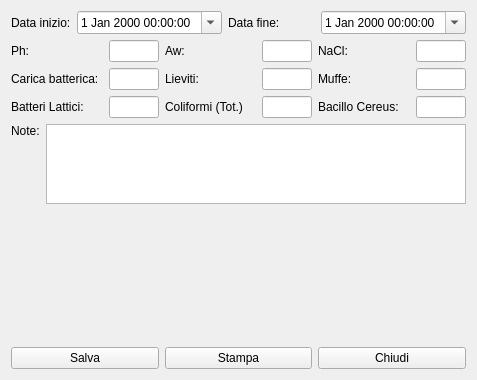
<?xml version="1.0" encoding="UTF-8"?>
<ui version="4.0">
 <class>HBioDetails</class>
 <widget class="QWidget" name="HBioDetails">
  <property name="windowModality">
   <enum>Qt::WindowModal</enum>
  </property>
  <property name="geometry">
   <rect>
    <x>0</x>
    <y>0</y>
    <width>477</width>
    <height>380</height>
   </rect>
  </property>
  <property name="windowTitle">
   <string>Dati Biometrici Lotto</string>
  </property>
  <property name="windowIcon">
   <iconset resource="icons.qrc">
    <normaloff>:/Resources/Bar-chart64.png</normaloff>:/Resources/Bar-chart64.png</iconset>
  </property>
  <layout class="QVBoxLayout" name="verticalLayout_3">
   <item>
    <layout class="QFormLayout" name="formLayout">
     <item row="0" column="0">
      <layout class="QHBoxLayout" name="horizontalLayout">
       <item>
        <widget class="QLabel" name="label">
         <property name="text">
          <string>Data inizio:</string>
         </property>
        </widget>
       </item>
       <item>
        <widget class="QDateTimeEdit" name="deBegin">
         <property name="buttonSymbols">
          <enum>QAbstractSpinBox::PlusMinus</enum>
         </property>
         <property name="calendarPopup">
          <bool>true</bool>
         </property>
        </widget>
       </item>
      </layout>
     </item>
     <item row="0" column="1">
      <layout class="QHBoxLayout" name="horizontalLayout_2">
       <item>
        <widget class="QLabel" name="label_2">
         <property name="text">
          <string>Data fine:</string>
         </property>
        </widget>
       </item>
       <item>
        <widget class="QDateTimeEdit" name="deEnd">
         <property name="buttonSymbols">
          <enum>QAbstractSpinBox::PlusMinus</enum>
         </property>
         <property name="calendarPopup">
          <bool>true</bool>
         </property>
        </widget>
       </item>
      </layout>
     </item>
    </layout>
   </item>
   <item>
    <layout class="QGridLayout" name="gridLayout">
     <item row="0" column="0">
      <layout class="QHBoxLayout" name="horizontalLayout_3">
       <item>
        <widget class="QLabel" name="label_3">
         <property name="minimumSize">
          <size>
           <width>80</width>
           <height>0</height>
          </size>
         </property>
         <property name="maximumSize">
          <size>
           <width>100</width>
           <height>16777215</height>
          </size>
         </property>
         <property name="text">
          <string>Ph:</string>
         </property>
        </widget>
       </item>
       <item>
        <widget class="QLineEdit" name="lePh">
         <property name="minimumSize">
          <size>
           <width>50</width>
           <height>0</height>
          </size>
         </property>
         <property name="maximumSize">
          <size>
           <width>50</width>
           <height>16777215</height>
          </size>
         </property>
        </widget>
       </item>
      </layout>
     </item>
     <item row="0" column="1">
      <layout class="QHBoxLayout" name="horizontalLayout_4">
       <item>
        <widget class="QLabel" name="label_4">
         <property name="minimumSize">
          <size>
           <width>80</width>
           <height>0</height>
          </size>
         </property>
         <property name="maximumSize">
          <size>
           <width>100</width>
           <height>16777215</height>
          </size>
         </property>
         <property name="text">
          <string>Aw:</string>
         </property>
        </widget>
       </item>
       <item>
        <widget class="QLineEdit" name="leAw">
         <property name="minimumSize">
          <size>
           <width>50</width>
           <height>0</height>
          </size>
         </property>
         <property name="maximumSize">
          <size>
           <width>50</width>
           <height>16777215</height>
          </size>
         </property>
        </widget>
       </item>
      </layout>
     </item>
     <item row="0" column="2">
      <layout class="QHBoxLayout" name="horizontalLayout_5">
       <item>
        <widget class="QLabel" name="label_5">
         <property name="text">
          <string>NaCl:</string>
         </property>
        </widget>
       </item>
       <item>
        <widget class="QLineEdit" name="leNacl">
         <property name="minimumSize">
          <size>
           <width>50</width>
           <height>0</height>
          </size>
         </property>
         <property name="maximumSize">
          <size>
           <width>50</width>
           <height>16777215</height>
          </size>
         </property>
        </widget>
       </item>
      </layout>
     </item>
     <item row="1" column="0">
      <layout class="QHBoxLayout" name="horizontalLayout_6">
       <item>
        <widget class="QLabel" name="label_6">
         <property name="minimumSize">
          <size>
           <width>80</width>
           <height>0</height>
          </size>
         </property>
         <property name="maximumSize">
          <size>
           <width>100</width>
           <height>16777215</height>
          </size>
         </property>
         <property name="text">
          <string>Carica batterica:</string>
         </property>
        </widget>
       </item>
       <item>
        <widget class="QLineEdit" name="leCaricaBatterica">
         <property name="minimumSize">
          <size>
           <width>50</width>
           <height>0</height>
          </size>
         </property>
         <property name="maximumSize">
          <size>
           <width>50</width>
           <height>16777215</height>
          </size>
         </property>
        </widget>
       </item>
      </layout>
     </item>
     <item row="1" column="1">
      <layout class="QHBoxLayout" name="horizontalLayout_7">
       <item>
        <widget class="QLabel" name="label_7">
         <property name="minimumSize">
          <size>
           <width>80</width>
           <height>0</height>
          </size>
         </property>
         <property name="maximumSize">
          <size>
           <width>100</width>
           <height>16777215</height>
          </size>
         </property>
         <property name="text">
          <string>Lieviti:</string>
         </property>
        </widget>
       </item>
       <item>
        <widget class="QLineEdit" name="leLieviti">
         <property name="minimumSize">
          <size>
           <width>50</width>
           <height>0</height>
          </size>
         </property>
         <property name="maximumSize">
          <size>
           <width>50</width>
           <height>16777215</height>
          </size>
         </property>
        </widget>
       </item>
      </layout>
     </item>
     <item row="1" column="2">
      <layout class="QHBoxLayout" name="horizontalLayout_8">
       <item>
        <widget class="QLabel" name="label_8">
         <property name="minimumSize">
          <size>
           <width>80</width>
           <height>0</height>
          </size>
         </property>
         <property name="maximumSize">
          <size>
           <width>100</width>
           <height>16777215</height>
          </size>
         </property>
         <property name="text">
          <string>Muffe:</string>
         </property>
        </widget>
       </item>
       <item>
        <widget class="QLineEdit" name="leMuffe">
         <property name="minimumSize">
          <size>
           <width>50</width>
           <height>0</height>
          </size>
         </property>
         <property name="maximumSize">
          <size>
           <width>50</width>
           <height>16777215</height>
          </size>
         </property>
        </widget>
       </item>
      </layout>
     </item>
     <item row="2" column="0">
      <layout class="QHBoxLayout" name="horizontalLayout_9">
       <item>
        <widget class="QLabel" name="label_9">
         <property name="minimumSize">
          <size>
           <width>80</width>
           <height>0</height>
          </size>
         </property>
         <property name="maximumSize">
          <size>
           <width>100</width>
           <height>16777215</height>
          </size>
         </property>
         <property name="text">
          <string>Batteri Lattici:</string>
         </property>
        </widget>
       </item>
       <item>
        <widget class="QLineEdit" name="leBatLattici">
         <property name="minimumSize">
          <size>
           <width>50</width>
           <height>0</height>
          </size>
         </property>
         <property name="maximumSize">
          <size>
           <width>50</width>
           <height>16777215</height>
          </size>
         </property>
        </widget>
       </item>
      </layout>
     </item>
     <item row="2" column="1">
      <layout class="QHBoxLayout" name="horizontalLayout_10">
       <item>
        <widget class="QLabel" name="label_10">
         <property name="minimumSize">
          <size>
           <width>80</width>
           <height>0</height>
          </size>
         </property>
         <property name="maximumSize">
          <size>
           <width>100</width>
           <height>16777215</height>
          </size>
         </property>
         <property name="text">
          <string>Coliformi (Tot.)</string>
         </property>
        </widget>
       </item>
       <item>
        <widget class="QLineEdit" name="leColiformi">
         <property name="minimumSize">
          <size>
           <width>50</width>
           <height>0</height>
          </size>
         </property>
         <property name="maximumSize">
          <size>
           <width>50</width>
           <height>16777215</height>
          </size>
         </property>
        </widget>
       </item>
      </layout>
     </item>
     <item row="2" column="2">
      <layout class="QHBoxLayout" name="horizontalLayout_11">
       <item>
        <widget class="QLabel" name="label_11">
         <property name="minimumSize">
          <size>
           <width>80</width>
           <height>0</height>
          </size>
         </property>
         <property name="maximumSize">
          <size>
           <width>100</width>
           <height>16777215</height>
          </size>
         </property>
         <property name="text">
          <string>Bacillo Cereus:</string>
         </property>
        </widget>
       </item>
       <item>
        <widget class="QLineEdit" name="leBacilloCereus">
         <property name="minimumSize">
          <size>
           <width>50</width>
           <height>0</height>
          </size>
         </property>
         <property name="maximumSize">
          <size>
           <width>50</width>
           <height>16777215</height>
          </size>
         </property>
        </widget>
       </item>
      </layout>
     </item>
    </layout>
   </item>
   <item>
    <layout class="QHBoxLayout" name="horizontalLayout_13">
     <item>
      <layout class="QVBoxLayout" name="verticalLayout">
       <item>
        <widget class="QLabel" name="label_12">
         <property name="text">
          <string>Note:</string>
         </property>
        </widget>
       </item>
       <item>
        <spacer name="verticalSpacer">
         <property name="orientation">
          <enum>Qt::Vertical</enum>
         </property>
         <property name="sizeHint" stdset="0">
          <size>
           <width>20</width>
           <height>40</height>
          </size>
         </property>
        </spacer>
       </item>
      </layout>
     </item>
     <item>
      <layout class="QVBoxLayout" name="verticalLayout_2">
       <item>
        <widget class="QTextEdit" name="teNote">
         <property name="minimumSize">
          <size>
           <width>0</width>
           <height>80</height>
          </size>
         </property>
         <property name="maximumSize">
          <size>
           <width>16777215</width>
           <height>80</height>
          </size>
         </property>
        </widget>
       </item>
       <item>
        <spacer name="verticalSpacer_2">
         <property name="orientation">
          <enum>Qt::Vertical</enum>
         </property>
         <property name="sizeHint" stdset="0">
          <size>
           <width>20</width>
           <height>40</height>
          </size>
         </property>
        </spacer>
       </item>
      </layout>
     </item>
    </layout>
   </item>
   <item>
    <spacer name="verticalSpacer_3">
     <property name="orientation">
      <enum>Qt::Vertical</enum>
     </property>
     <property name="sizeHint" stdset="0">
      <size>
       <width>20</width>
       <height>44</height>
      </size>
     </property>
    </spacer>
   </item>
   <item>
    <layout class="QHBoxLayout" name="horizontalLayout_12">
     <item>
      <widget class="QPushButton" name="pbSave">
       <property name="text">
        <string>Salva</string>
       </property>
       <property name="icon">
        <iconset resource="icons.qrc">
         <normaloff>:/Resources/save-icon.png</normaloff>:/Resources/save-icon.png</iconset>
       </property>
       <property name="iconSize">
        <size>
         <width>32</width>
         <height>32</height>
        </size>
       </property>
      </widget>
     </item>
     <item>
      <widget class="QPushButton" name="pbPrint">
       <property name="text">
        <string>Stampa</string>
       </property>
       <property name="icon">
        <iconset resource="icons.qrc">
         <normaloff>:/Resources/print-icon.png</normaloff>:/Resources/print-icon.png</iconset>
       </property>
       <property name="iconSize">
        <size>
         <width>32</width>
         <height>32</height>
        </size>
       </property>
      </widget>
     </item>
     <item>
      <widget class="QPushButton" name="pbClose">
       <property name="text">
        <string>Chiudi</string>
       </property>
       <property name="icon">
        <iconset resource="icons.qrc">
         <normaloff>:/Resources/Actions-window-close-icon.png</normaloff>:/Resources/Actions-window-close-icon.png</iconset>
       </property>
       <property name="iconSize">
        <size>
         <width>32</width>
         <height>32</height>
        </size>
       </property>
      </widget>
     </item>
    </layout>
   </item>
  </layout>
 </widget>
 <resources>
  <include location="icons.qrc"/>
 </resources>
 <connections/>
</ui>
